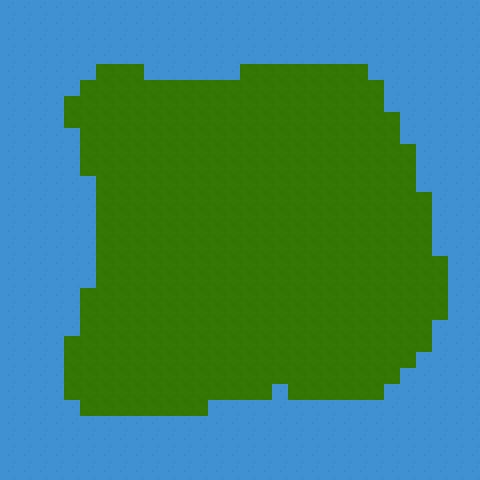

Rendered tile map (Tiled .tmx) drawn with the repository's tilesets; below, a short description and the full map source, tile grids included:
An orthogonal 30x30 tile map with 16x16 px tiles, 1 tile layer (Tile Layer 1).

<map version="1.10" tiledversion="1.11.2" orientation="orthogonal" renderorder="right-down" width="30" height="30" tilewidth="16" tileheight="16" infinite="0" nextlayerid="2" nextobjectid="1">
 <tileset firstgid="1" source="Blocks.tsx" />
 <layer id="1" name="Tile Layer 1" width="30" height="30">
  <data encoding="csv">
2,2,2,2,2,2,2,2,2,2,2,2,2,2,2,2,2,2,2,2,2,2,2,2,2,2,2,2,2,2,
2,2,2,2,2,2,2,2,2,2,2,2,2,2,2,2,2,2,2,2,2,2,2,2,2,2,2,2,2,2,
2,2,2,2,2,2,2,2,2,2,2,2,2,2,2,2,2,2,2,2,2,2,2,2,2,2,2,2,2,2,
2,2,2,2,2,2,2,2,2,2,2,2,2,2,2,2,2,2,2,2,2,2,2,2,2,2,2,2,2,2,
2,2,2,2,2,2,1,1,1,2,2,2,2,2,2,1,1,1,1,1,1,1,1,2,2,2,2,2,2,2,
2,2,2,2,2,1,1,1,1,1,1,1,1,1,1,1,1,1,1,1,1,1,1,1,2,2,2,2,2,2,
2,2,2,2,1,1,1,1,1,1,1,1,1,1,1,1,1,1,1,1,1,1,1,1,2,2,2,2,2,2,
2,2,2,2,1,1,1,1,1,1,1,1,1,1,1,1,1,1,1,1,1,1,1,1,1,2,2,2,2,2,
2,2,2,2,2,1,1,1,1,1,1,1,1,1,1,1,1,1,1,1,1,1,1,1,1,2,2,2,2,2,
2,2,2,2,2,1,1,1,1,1,1,1,1,1,1,1,1,1,1,1,1,1,1,1,1,1,2,2,2,2,
2,2,2,2,2,1,1,1,1,1,1,1,1,1,1,1,1,1,1,1,1,1,1,1,1,1,2,2,2,2,
2,2,2,2,2,2,1,1,1,1,1,1,1,1,1,1,1,1,1,1,1,1,1,1,1,1,2,2,2,2,
2,2,2,2,2,2,1,1,1,1,1,1,1,1,1,1,1,1,1,1,1,1,1,1,1,1,1,2,2,2,
2,2,2,2,2,2,1,1,1,1,1,1,1,1,1,1,1,1,1,1,1,1,1,1,1,1,1,2,2,2,
2,2,2,2,2,2,1,1,1,1,1,1,1,1,1,1,1,1,1,1,1,1,1,1,1,1,1,2,2,2,
2,2,2,2,2,2,1,1,1,1,1,1,1,1,1,1,1,1,1,1,1,1,1,1,1,1,1,2,2,2,
2,2,2,2,2,2,1,1,1,1,1,1,1,1,1,1,1,1,1,1,1,1,1,1,1,1,1,1,2,2,
2,2,2,2,2,2,1,1,1,1,1,1,1,1,1,1,1,1,1,1,1,1,1,1,1,1,1,1,2,2,
2,2,2,2,2,1,1,1,1,1,1,1,1,1,1,1,1,1,1,1,1,1,1,1,1,1,1,1,2,2,
2,2,2,2,2,1,1,1,1,1,1,1,1,1,1,1,1,1,1,1,1,1,1,1,1,1,1,1,2,2,
2,2,2,2,2,1,1,1,1,1,1,1,1,1,1,1,1,1,1,1,1,1,1,1,1,1,1,2,2,2,
2,2,2,2,1,1,1,1,1,1,1,1,1,1,1,1,1,1,1,1,1,1,1,1,1,1,1,2,2,2,
2,2,2,2,1,1,1,1,1,1,1,1,1,1,1,1,1,1,1,1,1,1,1,1,1,1,2,2,2,2,
2,2,2,2,1,1,1,1,1,1,1,1,1,1,1,1,1,1,1,1,1,1,1,1,1,2,2,2,2,2,
2,2,2,2,1,1,1,1,1,1,1,1,1,1,1,1,1,2,1,1,1,1,1,1,2,2,2,2,2,2,
2,2,2,2,2,1,1,1,1,1,1,1,1,2,2,2,2,2,2,2,2,2,2,2,2,2,2,2,2,2,
2,2,2,2,2,2,2,2,2,2,2,2,2,2,2,2,2,2,2,2,2,2,2,2,2,2,2,2,2,2,
2,2,2,2,2,2,2,2,2,2,2,2,2,2,2,2,2,2,2,2,2,2,2,2,2,2,2,2,2,2,
2,2,2,2,2,2,2,2,2,2,2,2,2,2,2,2,2,2,2,2,2,2,2,2,2,2,2,2,2,2,
2,2,2,2,2,2,2,2,2,2,2,2,2,2,2,2,2,2,2,2,2,2,2,2,2,2,2,2,2,2
</data>
 </layer>
</map>
